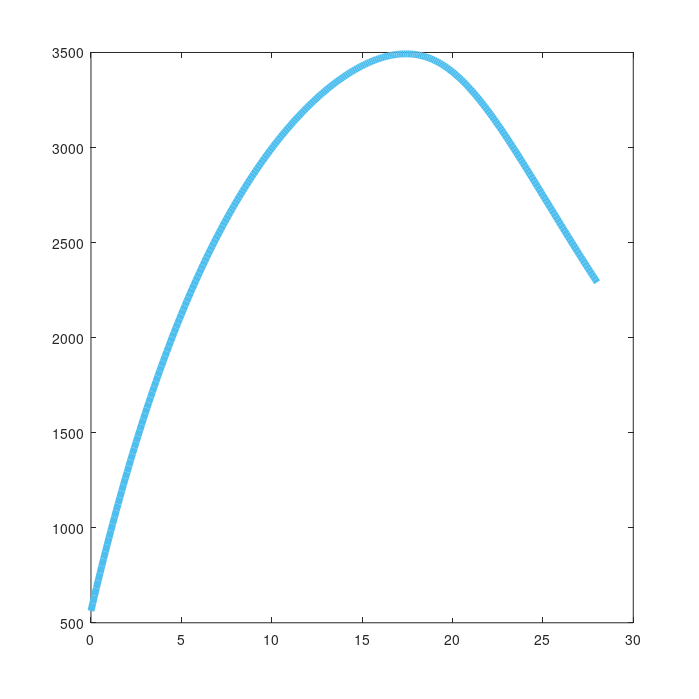

The MATLAB script that drew this image: (Note: this script raises an error after producing the figure.)
function Main
logo_gQSPSim
end

function logo_gQSPSim
clear all
close all
load QSP_Sim.mat

set(gcf, 'Position', [1 1 700 700]);
set(gcf, 'PaperPositionMode', 'auto');

for ii = 1 : 100
    plot(0:0.1:28, Xsim_ary(:, (ii-1)*3+3), 'LineWidth', 5, 'Color', [77 190 238]/255)
    alpha(0.1)
    hold on
end

t = [0 0.1 0.2 1 3 7 14 21];
LB = [383.96 399.81 415.00 529.17 731.03 898.81 970.95 977.03]
UB = [742.51 790.51 833.47 1256.27 2238.40 3910.94 5407.40 5377.09]
plot(t, LB, 'LineStyle', 'none', 'Marker', 'h', ...
    'MarkerEdgeColor', 'k', ...
    'MarkerFaceColor', 'k', ...
    'MarkerSize', 60);
hold on
plot(t, UB, 'LineStyle', 'none', 'Marker', 'h', ...
    'MarkerEdgeColor', 'k', ...
    'MarkerFaceColor', 'k', ...
    'MarkerSize', 60);

ylim([0, 10000]);
xlim([0, 25]);
set(gca, 'XTickLabels', '');
set(gca, 'YTickLabels', '');
set(gca, 'Linewidth', 24);
set(gca, 'Ticklength', [0, 0]);
set(gca, 'Color', [225, 225, 225]/255);
set(gcf, 'Color', [225, 225, 225]/255);
set(gca, 'XColor', [96, 96, 96]/255);
set(gca, 'YColor', [96, 96, 96]/255);
set(gcf, 'InvertHardcopy', 'off');
text(9.9, 9000, '1.3', 'FontSize', 250, 'FontWeight', 'bold', 'color', 'k')

box off
print(gcf, '-loose', '-dtiff', '-r150', 'QSP_logo_v2.tiff')
print(gcf, '-loose', '-dpng', '-r150', 'QSP_logo_v2.png')

end

function logo_gPKPDSim

clear all
close all
t = [0.003 0.042 0.167 0.333 1 2 8 8.003 8.333 9 10 15 22 29 36 43];
d = [39.457 24.517 15.961 11.510 7.129 4.478 1.812 34.558 12.703 7.718 5.902 2.745 1.274 0.557 0.232 0.100];
load res.mat

set(gcf, 'Position', [1 1 700 700]);
set(gcf, 'PaperPositionMode', 'auto');
    
semilogy(res.Time, res.CentralConcmcgmL, 'LineWidth', 50, 'Color', [77 190 238]/255);
semilogy(res.Time, res.CentralConcmcgmL, 'LineWidth', 50, 'Color', [51 153 255]/255);

hold on
semilogy(res.Time, res.PeriConcmcgmL*1.9, 'LineWidth', 50, 'Color', 'r');

semilogy(t, d, 'LineStyle', 'none', 'Marker', 'h', ...
    'MarkerEdgeColor', 'k', ...
    'MarkerFaceColor', 'k', ...
    'MarkerSize', 60);
ylim([10^0, 10^2]);
xlim([0, 25]);
set(gca, 'XTickLabels', '');
set(gca, 'YTickLabels', '');
set(gca, 'Linewidth', 24);
set(gca, 'Ticklength', [0, 0]);
set(gca, 'Color', [225, 225, 225]/255);
set(gcf, 'Color', [225, 225, 225]/255);
set(gca, 'XColor', [96, 96, 96]/255);
set(gca, 'YColor', [96, 96, 96]/255);
set(gcf, 'InvertHardcopy', 'off');

text(11.5, 60, '1.1', 'FontSize', 250, 'FontWeight', 'bold')

box off

% print(gcf, '-loose', '-dtiff', '-r150', 'logo_v2.tiff')
% print(gcf, '-loose', '-dpng', '-r150', 'logo_v2.png')

end